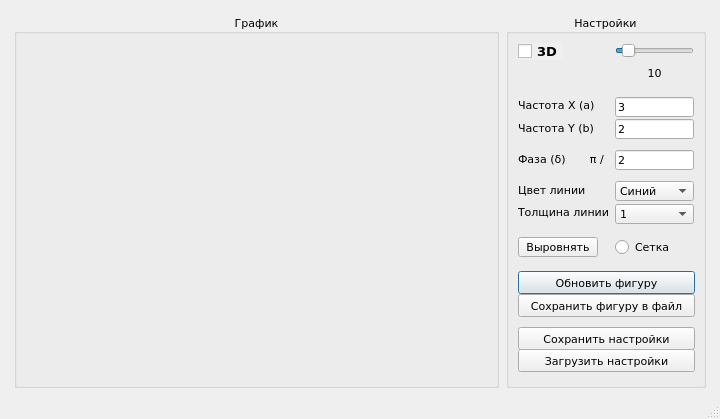
<?xml version="1.0" encoding="UTF-8"?>
<ui version="4.0">
 <class>MainWindow</class>
 <widget class="QMainWindow" name="MainWindow">
  <property name="windowModality">
   <enum>Qt::NonModal</enum>
  </property>
  <property name="enabled">
   <bool>true</bool>
  </property>
  <property name="geometry">
   <rect>
    <x>0</x>
    <y>0</y>
    <width>720</width>
    <height>419</height>
   </rect>
  </property>
  <property name="sizePolicy">
   <sizepolicy hsizetype="Preferred" vsizetype="Preferred">
    <horstretch>0</horstretch>
    <verstretch>0</verstretch>
   </sizepolicy>
  </property>
  <property name="minimumSize">
   <size>
    <width>720</width>
    <height>419</height>
   </size>
  </property>
  <property name="baseSize">
   <size>
    <width>0</width>
    <height>0</height>
   </size>
  </property>
  <property name="font">
   <font>
    <family>Verdana</family>
   </font>
  </property>
  <property name="mouseTracking">
   <bool>false</bool>
  </property>
  <property name="focusPolicy">
   <enum>Qt::NoFocus</enum>
  </property>
  <property name="acceptDrops">
   <bool>false</bool>
  </property>
  <property name="windowTitle">
   <string>MainWindow</string>
  </property>
  <property name="tabletTracking" stdset="0">
   <bool>false</bool>
  </property>
  <widget class="QWidget" name="centralwidget">
   <layout class="QGridLayout" name="gridLayout">
    <item row="1" column="4">
     <spacer name="horizontalSpacer_2">
      <property name="orientation">
       <enum>Qt::Horizontal</enum>
      </property>
      <property name="sizeType">
       <enum>QSizePolicy::Fixed</enum>
      </property>
      <property name="sizeHint" stdset="0">
       <size>
        <width>5</width>
        <height>20</height>
       </size>
      </property>
     </spacer>
    </item>
    <item row="0" column="1">
     <spacer name="verticalSpacer_7">
      <property name="orientation">
       <enum>Qt::Vertical</enum>
      </property>
      <property name="sizeType">
       <enum>QSizePolicy::Fixed</enum>
      </property>
      <property name="sizeHint" stdset="0">
       <size>
        <width>5</width>
        <height>5</height>
       </size>
      </property>
     </spacer>
    </item>
    <item row="1" column="2">
     <spacer name="horizontalSpacer_3">
      <property name="orientation">
       <enum>Qt::Horizontal</enum>
      </property>
      <property name="sizeType">
       <enum>QSizePolicy::Fixed</enum>
      </property>
      <property name="sizeHint" stdset="0">
       <size>
        <width>1</width>
        <height>20</height>
       </size>
      </property>
     </spacer>
    </item>
    <item row="1" column="0">
     <spacer name="horizontalSpacer">
      <property name="orientation">
       <enum>Qt::Horizontal</enum>
      </property>
      <property name="sizeType">
       <enum>QSizePolicy::Fixed</enum>
      </property>
      <property name="sizeHint" stdset="0">
       <size>
        <width>5</width>
        <height>3</height>
       </size>
      </property>
     </spacer>
    </item>
    <item row="1" column="1">
     <widget class="QGroupBox" name="groupBox">
      <property name="enabled">
       <bool>true</bool>
      </property>
      <property name="sizePolicy">
       <sizepolicy hsizetype="Preferred" vsizetype="Preferred">
        <horstretch>0</horstretch>
        <verstretch>0</verstretch>
       </sizepolicy>
      </property>
      <property name="minimumSize">
       <size>
        <width>470</width>
        <height>370</height>
       </size>
      </property>
      <property name="font">
       <font>
        <family>Verdana</family>
        <pointsize>8</pointsize>
       </font>
      </property>
      <property name="autoFillBackground">
       <bool>true</bool>
      </property>
      <property name="title">
       <string>График</string>
      </property>
      <property name="alignment">
       <set>Qt::AlignCenter</set>
      </property>
      <zorder>groupBox_2</zorder>
     </widget>
    </item>
    <item row="1" column="3">
     <widget class="QGroupBox" name="groupBox_2">
      <property name="sizePolicy">
       <sizepolicy hsizetype="Preferred" vsizetype="Preferred">
        <horstretch>0</horstretch>
        <verstretch>0</verstretch>
       </sizepolicy>
      </property>
      <property name="minimumSize">
       <size>
        <width>0</width>
        <height>0</height>
       </size>
      </property>
      <property name="maximumSize">
       <size>
        <width>200</width>
        <height>1000</height>
       </size>
      </property>
      <property name="font">
       <font>
        <family>Verdana</family>
        <pointsize>8</pointsize>
       </font>
      </property>
      <property name="title">
       <string>Настройки</string>
      </property>
      <property name="alignment">
       <set>Qt::AlignCenter</set>
      </property>
      <layout class="QFormLayout" name="formLayout">
       <property name="fieldGrowthPolicy">
        <enum>QFormLayout::AllNonFixedFieldsGrow</enum>
       </property>
       <property name="labelAlignment">
        <set>Qt::AlignLeading|Qt::AlignLeft|Qt::AlignVCenter</set>
       </property>
       <property name="formAlignment">
        <set>Qt::AlignRight|Qt::AlignTop|Qt::AlignTrailing</set>
       </property>
       <property name="horizontalSpacing">
        <number>6</number>
       </property>
       <property name="leftMargin">
        <number>9</number>
       </property>
       <item row="0" column="0">
        <widget class="QCheckBox" name="checkBox_3D">
         <property name="sizePolicy">
          <sizepolicy hsizetype="Preferred" vsizetype="Fixed">
           <horstretch>0</horstretch>
           <verstretch>0</verstretch>
          </sizepolicy>
         </property>
         <property name="font">
          <font>
           <pointsize>10</pointsize>
           <weight>75</weight>
           <italic>false</italic>
           <bold>true</bold>
           <underline>false</underline>
          </font>
         </property>
         <property name="layoutDirection">
          <enum>Qt::LeftToRight</enum>
         </property>
         <property name="autoFillBackground">
          <bool>true</bool>
         </property>
         <property name="inputMethodHints">
          <set>Qt::ImhNone</set>
         </property>
         <property name="text">
          <string>3D</string>
         </property>
         <property name="shortcut">
          <string/>
         </property>
         <property name="autoExclusive">
          <bool>false</bool>
         </property>
        </widget>
       </item>
       <item row="0" column="1">
        <widget class="QSlider" name="lengthSlider">
         <property name="minimum">
          <number>1</number>
         </property>
         <property name="pageStep">
          <number>10</number>
         </property>
         <property name="value">
          <number>10</number>
         </property>
         <property name="orientation">
          <enum>Qt::Horizontal</enum>
         </property>
        </widget>
       </item>
       <item row="2" column="0">
        <spacer name="verticalSpacer_9">
         <property name="orientation">
          <enum>Qt::Vertical</enum>
         </property>
         <property name="sizeType">
          <enum>QSizePolicy::Fixed</enum>
         </property>
         <property name="sizeHint" stdset="0">
          <size>
           <width>20</width>
           <height>5</height>
          </size>
         </property>
        </spacer>
       </item>
       <item row="3" column="0">
        <widget class="QLabel" name="label">
         <property name="font">
          <font>
           <pointsize>8</pointsize>
          </font>
         </property>
         <property name="text">
          <string>Частота X (a)</string>
         </property>
        </widget>
       </item>
       <item row="3" column="1">
        <widget class="QLineEdit" name="freq_x_lineedit">
         <property name="minimumSize">
          <size>
           <width>77</width>
           <height>20</height>
          </size>
         </property>
         <property name="font">
          <font>
           <pointsize>8</pointsize>
          </font>
         </property>
         <property name="text">
          <string>3</string>
         </property>
        </widget>
       </item>
       <item row="4" column="0">
        <widget class="QLabel" name="label_2">
         <property name="font">
          <font>
           <pointsize>8</pointsize>
          </font>
         </property>
         <property name="text">
          <string>Частота Y (b)</string>
         </property>
        </widget>
       </item>
       <item row="4" column="1">
        <widget class="QLineEdit" name="freq_y_lineedit">
         <property name="minimumSize">
          <size>
           <width>77</width>
           <height>20</height>
          </size>
         </property>
         <property name="font">
          <font>
           <pointsize>8</pointsize>
          </font>
         </property>
         <property name="text">
          <string>2</string>
         </property>
        </widget>
       </item>
       <item row="5" column="0">
        <spacer name="verticalSpacer_2">
         <property name="orientation">
          <enum>Qt::Vertical</enum>
         </property>
         <property name="sizeType">
          <enum>QSizePolicy::Fixed</enum>
         </property>
         <property name="sizeHint" stdset="0">
          <size>
           <width>20</width>
           <height>2</height>
          </size>
         </property>
        </spacer>
       </item>
       <item row="6" column="0">
        <widget class="QLabel" name="label_7">
         <property name="font">
          <font>
           <pointsize>8</pointsize>
          </font>
         </property>
         <property name="text">
          <string>Фаза (δ)       π /</string>
         </property>
        </widget>
       </item>
       <item row="6" column="1">
        <widget class="QLineEdit" name="phase_lineedit">
         <property name="minimumSize">
          <size>
           <width>77</width>
           <height>20</height>
          </size>
         </property>
         <property name="font">
          <font>
           <pointsize>8</pointsize>
          </font>
         </property>
         <property name="text">
          <string>2</string>
         </property>
        </widget>
       </item>
       <item row="7" column="0">
        <spacer name="verticalSpacer_3">
         <property name="orientation">
          <enum>Qt::Vertical</enum>
         </property>
         <property name="sizeType">
          <enum>QSizePolicy::Fixed</enum>
         </property>
         <property name="sizeHint" stdset="0">
          <size>
           <width>20</width>
           <height>2</height>
          </size>
         </property>
        </spacer>
       </item>
       <item row="8" column="0">
        <widget class="QLabel" name="label_3">
         <property name="font">
          <font>
           <pointsize>8</pointsize>
          </font>
         </property>
         <property name="text">
          <string>Цвет линии</string>
         </property>
        </widget>
       </item>
       <item row="8" column="1">
        <widget class="QComboBox" name="color_combobox">
         <property name="minimumSize">
          <size>
           <width>77</width>
           <height>20</height>
          </size>
         </property>
         <property name="maximumSize">
          <size>
           <width>16777215</width>
           <height>16777215</height>
          </size>
         </property>
         <property name="font">
          <font>
           <pointsize>8</pointsize>
          </font>
         </property>
         <item>
          <property name="text">
           <string>Синий</string>
          </property>
         </item>
         <item>
          <property name="text">
           <string>Зелёный</string>
          </property>
         </item>
         <item>
          <property name="text">
           <string>Красный</string>
          </property>
         </item>
         <item>
          <property name="text">
           <string>Жёлтый</string>
          </property>
         </item>
        </widget>
       </item>
       <item row="9" column="0">
        <widget class="QLabel" name="label_4">
         <property name="font">
          <font>
           <pointsize>8</pointsize>
          </font>
         </property>
         <property name="text">
          <string>Толщина линии</string>
         </property>
        </widget>
       </item>
       <item row="9" column="1">
        <widget class="QComboBox" name="width_combobox">
         <property name="minimumSize">
          <size>
           <width>77</width>
           <height>20</height>
          </size>
         </property>
         <property name="font">
          <font>
           <pointsize>8</pointsize>
          </font>
         </property>
         <item>
          <property name="text">
           <string>1</string>
          </property>
         </item>
         <item>
          <property name="text">
           <string>2</string>
          </property>
         </item>
         <item>
          <property name="text">
           <string>3</string>
          </property>
         </item>
         <item>
          <property name="text">
           <string>4</string>
          </property>
         </item>
        </widget>
       </item>
       <item row="10" column="0">
        <spacer name="verticalSpacer_4">
         <property name="orientation">
          <enum>Qt::Vertical</enum>
         </property>
         <property name="sizeType">
          <enum>QSizePolicy::Fixed</enum>
         </property>
         <property name="sizeHint" stdset="0">
          <size>
           <width>20</width>
           <height>5</height>
          </size>
         </property>
        </spacer>
       </item>
       <item row="11" column="0">
        <widget class="QPushButton" name="proportion_button">
         <property name="minimumSize">
          <size>
           <width>77</width>
           <height>20</height>
          </size>
         </property>
         <property name="font">
          <font>
           <pointsize>8</pointsize>
          </font>
         </property>
         <property name="text">
          <string>Выровнять</string>
         </property>
        </widget>
       </item>
       <item row="11" column="1">
        <widget class="QRadioButton" name="radio_grid">
         <property name="minimumSize">
          <size>
           <width>77</width>
           <height>20</height>
          </size>
         </property>
         <property name="font">
          <font>
           <pointsize>8</pointsize>
          </font>
         </property>
         <property name="layoutDirection">
          <enum>Qt::LeftToRight</enum>
         </property>
         <property name="autoFillBackground">
          <bool>false</bool>
         </property>
         <property name="text">
          <string>Сетка</string>
         </property>
         <property name="autoExclusive">
          <bool>true</bool>
         </property>
        </widget>
       </item>
       <item row="12" column="0">
        <spacer name="verticalSpacer_5">
         <property name="orientation">
          <enum>Qt::Vertical</enum>
         </property>
         <property name="sizeType">
          <enum>QSizePolicy::Fixed</enum>
         </property>
         <property name="sizeHint" stdset="0">
          <size>
           <width>20</width>
           <height>5</height>
          </size>
         </property>
        </spacer>
       </item>
       <item row="13" column="0" colspan="2">
        <widget class="QPushButton" name="plot_button">
         <property name="minimumSize">
          <size>
           <width>177</width>
           <height>23</height>
          </size>
         </property>
         <property name="font">
          <font>
           <pointsize>8</pointsize>
          </font>
         </property>
         <property name="layoutDirection">
          <enum>Qt::LeftToRight</enum>
         </property>
         <property name="autoFillBackground">
          <bool>false</bool>
         </property>
         <property name="text">
          <string>Обновить фигуру</string>
         </property>
         <property name="checkable">
          <bool>false</bool>
         </property>
         <property name="autoRepeat">
          <bool>false</bool>
         </property>
         <property name="autoExclusive">
          <bool>false</bool>
         </property>
         <property name="autoDefault">
          <bool>false</bool>
         </property>
         <property name="default">
          <bool>true</bool>
         </property>
         <property name="flat">
          <bool>false</bool>
         </property>
        </widget>
       </item>
       <item row="14" column="0" colspan="2">
        <widget class="QPushButton" name="save_button">
         <property name="minimumSize">
          <size>
           <width>177</width>
           <height>23</height>
          </size>
         </property>
         <property name="font">
          <font>
           <pointsize>8</pointsize>
          </font>
         </property>
         <property name="text">
          <string>Сохранить фигуру в файл</string>
         </property>
        </widget>
       </item>
       <item row="15" column="0">
        <spacer name="verticalSpacer_6">
         <property name="orientation">
          <enum>Qt::Vertical</enum>
         </property>
         <property name="sizeType">
          <enum>QSizePolicy::Fixed</enum>
         </property>
         <property name="sizeHint" stdset="0">
          <size>
           <width>20</width>
           <height>5</height>
          </size>
         </property>
        </spacer>
       </item>
       <item row="16" column="0" colspan="2">
        <widget class="QPushButton" name="save_json_button">
         <property name="minimumSize">
          <size>
           <width>177</width>
           <height>23</height>
          </size>
         </property>
         <property name="font">
          <font>
           <pointsize>8</pointsize>
          </font>
         </property>
         <property name="text">
          <string>Сохранить настройки</string>
         </property>
        </widget>
       </item>
       <item row="17" column="0" colspan="2">
        <widget class="QPushButton" name="load_json_button">
         <property name="minimumSize">
          <size>
           <width>177</width>
           <height>23</height>
          </size>
         </property>
         <property name="font">
          <font>
           <pointsize>8</pointsize>
          </font>
         </property>
         <property name="text">
          <string>Загрузить настройки</string>
         </property>
        </widget>
       </item>
       <item row="18" column="0">
        <spacer name="verticalSpacer">
         <property name="orientation">
          <enum>Qt::Vertical</enum>
         </property>
         <property name="sizeType">
          <enum>QSizePolicy::Minimum</enum>
         </property>
         <property name="sizeHint" stdset="0">
          <size>
           <width>20</width>
           <height>5</height>
          </size>
         </property>
        </spacer>
       </item>
       <item row="1" column="1">
        <widget class="QLabel" name="length_label">
         <property name="text">
          <string>10</string>
         </property>
         <property name="alignment">
          <set>Qt::AlignHCenter|Qt::AlignTop</set>
         </property>
        </widget>
       </item>
      </layout>
     </widget>
    </item>
   </layout>
  </widget>
  <widget class="QStatusBar" name="statusbar"/>
 </widget>
 <resources/>
 <connections/>
</ui>
